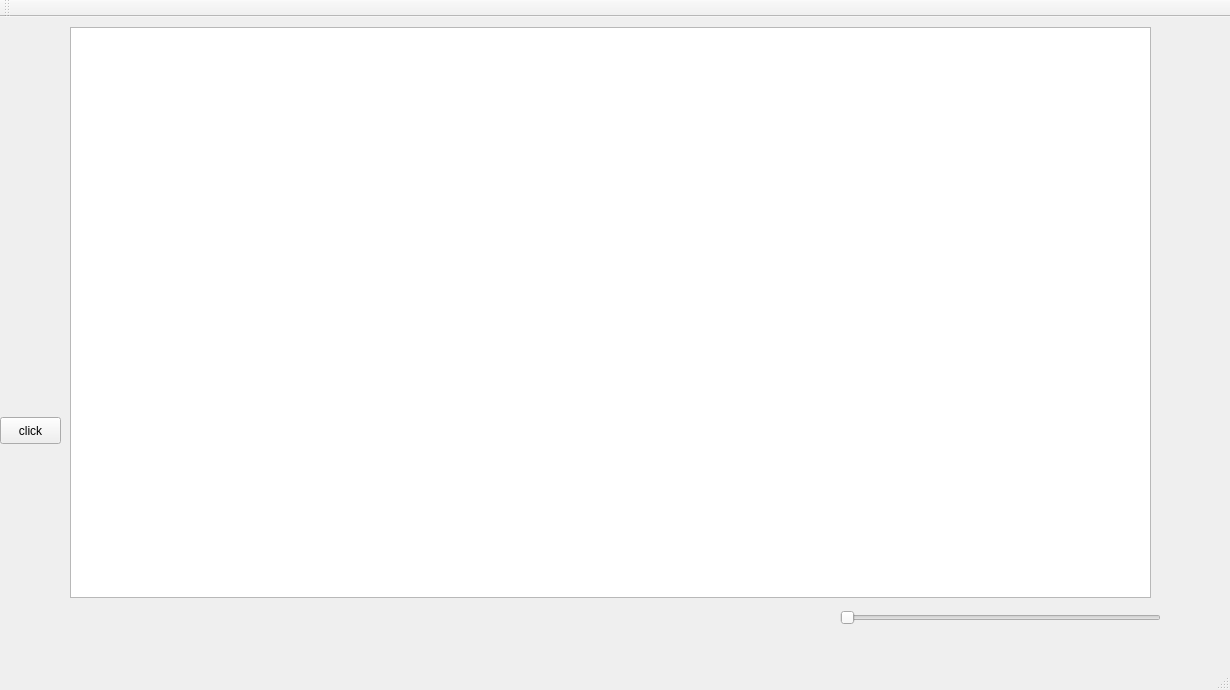
<?xml version="1.0" encoding="UTF-8"?>
<ui version="4.0">
 <class>MainWindow</class>
 <widget class="QMainWindow" name="MainWindow">
  <property name="geometry">
   <rect>
    <x>0</x>
    <y>0</y>
    <width>1230</width>
    <height>690</height>
   </rect>
  </property>
  <property name="windowTitle">
   <string>MainWindow</string>
  </property>
  <widget class="QWidget" name="centralWidget">
   <widget class="QGraphicsView" name="graphicsView">
    <property name="geometry">
     <rect>
      <x>70</x>
      <y>10</y>
      <width>1081</width>
      <height>571</height>
     </rect>
    </property>
   </widget>
   <widget class="QPushButton" name="pushButton">
    <property name="geometry">
     <rect>
      <x>0</x>
      <y>400</y>
      <width>61</width>
      <height>27</height>
     </rect>
    </property>
    <property name="text">
     <string>click</string>
    </property>
   </widget>
   <widget class="QSlider" name="horizontalSlider">
    <property name="geometry">
     <rect>
      <x>840</x>
      <y>580</y>
      <width>321</width>
      <height>41</height>
     </rect>
    </property>
    <property name="orientation">
     <enum>Qt::Horizontal</enum>
    </property>
   </widget>
  </widget>
  <widget class="QMenuBar" name="menuBar">
   <property name="geometry">
    <rect>
     <x>0</x>
     <y>0</y>
     <width>1230</width>
     <height>25</height>
    </rect>
   </property>
  </widget>
  <widget class="QToolBar" name="mainToolBar">
   <attribute name="toolBarArea">
    <enum>TopToolBarArea</enum>
   </attribute>
   <attribute name="toolBarBreak">
    <bool>false</bool>
   </attribute>
  </widget>
  <widget class="QStatusBar" name="statusBar"/>
 </widget>
 <layoutdefault spacing="6" margin="11"/>
 <resources/>
 <connections/>
</ui>
